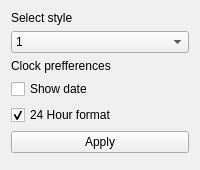
          <widget class="QWidget" name="tab">
           <attribute name="title">
            <string>Built in</string>
           </attribute>
           <layout class="QVBoxLayout" name="verticalLayout_11">
            <item>
             <widget class="QLabel" name="label_17">
              <property name="sizePolicy">
               <sizepolicy hsizetype="Preferred" vsizetype="Maximum">
                <horstretch>0</horstretch>
                <verstretch>0</verstretch>
               </sizepolicy>
              </property>
              <property name="text">
               <string>Select style</string>
              </property>
             </widget>
            </item>
            <item>
             <widget class="QComboBox" name="comboBox">
              <item>
               <property name="text">
                <string>1</string>
               </property>
              </item>
              <item>
               <property name="text">
                <string>2</string>
               </property>
              </item>
              <item>
               <property name="text">
                <string>3</string>
               </property>
              </item>
              <item>
               <property name="text">
                <string>4</string>
               </property>
              </item>
              <item>
               <property name="text">
                <string>5</string>
               </property>
              </item>
              <item>
               <property name="text">
                <string>6</string>
               </property>
              </item>
              <item>
               <property name="text">
                <string>7</string>
               </property>
              </item>
              <item>
               <property name="text">
                <string>8</string>
               </property>
              </item>
             </widget>
            </item>
            <item>
             <widget class="QLabel" name="label_18">
              <property name="sizePolicy">
               <sizepolicy hsizetype="Preferred" vsizetype="Maximum">
                <horstretch>0</horstretch>
                <verstretch>0</verstretch>
               </sizepolicy>
              </property>
              <property name="text">
               <string>Clock prefferences</string>
              </property>
             </widget>
            </item>
            <item>
             <widget class="QCheckBox" name="checkBox_2">
              <property name="text">
               <string>Show date</string>
              </property>
             </widget>
            </item>
            <item>
             <widget class="QCheckBox" name="checkBox_3">
              <property name="text">
               <string>24 Hour format</string>
              </property>
              <property name="checked">
               <bool>true</bool>
              </property>
             </widget>
            </item>
            <item>
             <widget class="QPushButton" name="pushButton_20">
              <property name="text">
               <string>Apply</string>
              </property>
             </widget>
            </item>
            <item>
             <widget class="QWidget" name="widget_11" native="true"/>
            </item>
           </layout>
          </widget>
